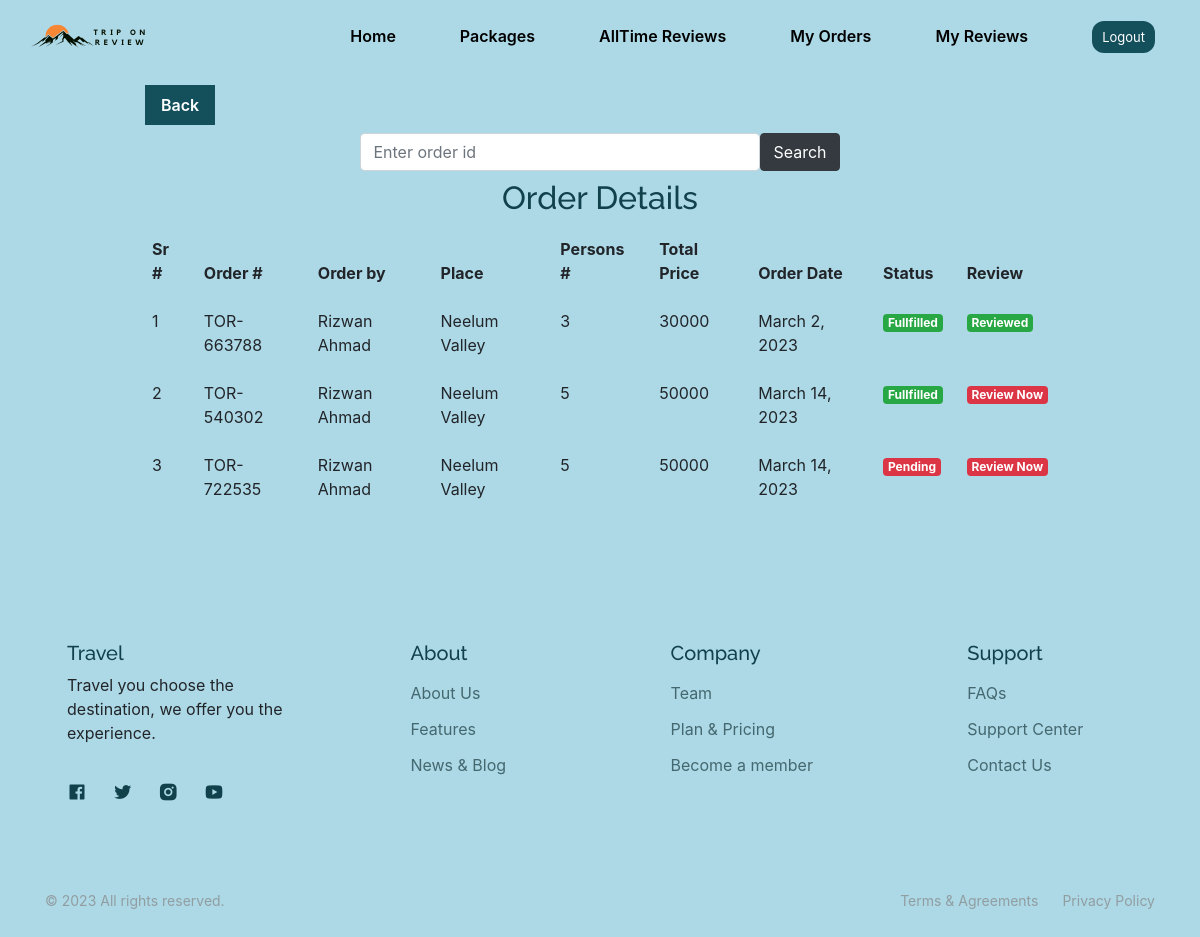
Page /myorders (signed in) on the committed database.
### app/models.py (models this page shows, shortened)
class Order(models.Model):
    usersignup_id = models.ForeignKey(Usersignup, related_name='usersignup_id', on_delete=CASCADE)
    trip_id = models.ForeignKey(Trip, related_name='trip', on_delete=CASCADE)
    order_id = models.CharField(max_length=10)
    name = models.CharField(max_length=100)
    email = models.EmailField()
    contact = models.CharField(max_length=20)
    persons = models.IntegerField()
    message = models.CharField(max_length=250)
    order_date = models.DateField(default=datetime.date.today)
    status = models.BooleanField(default=False)
    review = models.BooleanField(default=False)

class Trip(models.Model):
    company_id = models.ForeignKey(
        Company, related_name='company', on_delete=CASCADE)
    place = models.CharField(max_length=100)
    price = models.IntegerField()
    province = models.ForeignKey(
        Province, related_name='province', on_delete=CASCADE)
    city = models.CharField(max_length=50)
    noofdays = models.IntegerField()
    departuredate = models.DateField()
    createddate = models.DateField(default=datetime.date.today)
    image = models.ImageField(upload_to='tripimage')
    status = models.BooleanField(default=True)

### app/views.py (the view)
# urls.py: path('myorders', views.myorders, name="myorders"),
def myorders(request):
    if request.session.get("user_uuid"):
        user_id = Usersignup.objects.get(pk=request.session.get("user_uuid"))
        string = request.GET.get('search','')
        if string == '':
            orders = Order.objects.filter(usersignup_id=user_id).all()
        else:
            orders = Order.objects.filter(usersignup_id=user_id,order_id__contains=string).all()
        return render(request, 'user/orders.html',{'companynav': True, 'userloged': True, "user": True, 'orders':orders,'search':string})

### app/templates/user/orders.html (shortened to what this page needs)
{% load static %}
<!DOCTYPE html>
    <html lang="en">
    <head>
        <link href="https://cdn.jsdelivr.net/npm/remixicon@2.5.0/fonts/remixicon.css" rel="stylesheet">
        <link rel="stylesheet" href="{% static 'css/swiper-bundle.min.css' %}">
        <link rel="stylesheet" href="{% static 'css/styles.css' %}">
        <link rel="stylesheet" href="https://stackpath.bootstrapcdn.com/bootstrap/4.4.1/css/bootstrap.min.css">
        <link rel="stylesheet" href="https://cdnjs.cloudflare.com/ajax/libs/font-awesome/4.0.3/css/font-awesome.css">
        {% include 'user/nav.html' %}
    </head>
    <body style="background-color:lightblue;">
<div class="container" style="margin-top: 85px;">
    <a class="button" style="cursor: pointer;padding: .5rem 1rem; margin-left: 100px;color:white;" onclick="history.back()">Back</a>
    <form method="GET" class="d-flex justify-content-center  py-2">
        <input class="form-control me-2 w-50 search-bar" type="search" name="search" {% if search  %} value="{{search}}" {% endif %} placeholder="Enter order id" aria-label="Search">
        <button class="btn btn-dark "   type="submit">Search</button>
      </form>
    {% if orders %}
    <center><h2>Order Details</h2></center>
    <div class="d-flex justify-content-center row">
        <div class="col-md-10">
            <div class="rounded">
                <div class="table-responsive table-borderless">
                    <table class="table">
                        <thead>
                            <tr>
                                <th>Sr #</th>
                                <th>Order #</th>
                                <th>Order by</th>
                                <th>Place</th>
                                <th>Persons #</th>
                                <th>Total Price</th>
                                <th>Order Date</th>
                                <th>Status</th>
                                <th>Review</th>
                            </tr>
                        </thead>
                        <tbody class="table-body">
                            {% for order in orders %}
                          <td>{{forloop.counter}}</td>
                          <td>{{order.order_id}}</td>
                          <td>{{order.name}}</td>
                          <td>{{order.trip_id.place}}</td>
                          <td>{{order.persons}}</td>
                          <td>{% widthratio order.trip_id.price 1 order.persons %}</td>
                          <td>{{order.order_date}}</td>
                          {% if order.status %}
                          <td><span class="badge badge-success">Fullfilled</span></td>
                          {% else %}
                          <td><span class="badge badge-danger">Pending</span></td>
                          {% endif %}
                          {% if order.review %}
                          <td><span class="badge badge-success">Reviewed</span></td>
                          {% else %}
                          <td><a href="{% url 'feedback' order.order_id %}" class="badge badge-danger">Review Now</a></td>
                          {% endif %}
                        {% endfor %}
                    </tbody>
                </table>
            </div>
        </div>
    </div>
</div>
{% else %}
<center><h1 style="margin-top:25%;margin-bottom:15%">No Orders</h1></center>
{% endif %}
</div>
            {% include 'user/footer.html' %}

### app/static/css/styles.css (style rules this page uses)
:root { --header-height: 4rem; --hue-color: 190; --first-color: hsl(var(--hue-color), 64%, 22%); --first-color-second: hsl(var(--hue-color), 64%, 22%); --first-color-alt: hsl(var(--hue-color), 64%, 15%); --title-color: hsl(var(--hue-color), 64%, 18%); --text-color: hsl(var(--hue-color), 24%, 35%); --text-color-light: hsl(var(--hue-color), 8%, 60%); --input-color: hsl(var(--hue-color), 24%, 97%); --body-color: hsl(var(--hue-color), 100%, 99%); --white-color: #FFF; --scroll-bar-color: hsl(var(--hue-color), 12%, 90%); --scroll-thumb-color: hsl(var(--hue-color), 12%, 75%); --body-font: 'Open Sans', sans-serif; --title-font: 'Raleway', sans-serif; --biggest-font-size: 2.5rem; --h1-font-size: 1.5rem; --h2-font-size: 1.25rem; --h3-font-size: 1rem; --normal-font-size: .938rem; --small-font-size: .813rem; --smaller-font-size: .75rem; --font-medium: 500; --font-semi-bold: 600; --mb-0-25: .25rem; --mb-0-5: .5rem; --mb-0-75: .75rem; --mb-1: 1rem; --mb-1-25: 1.25rem; --mb-1-5: 1.5rem; --mb-2: 2rem; --mb-2-5: 2.5rem; --z-tooltip: 10; --z-fixed: 100; --img-transition: .3s; --img-hidden: hidden; --img-scale: scale(1.1); }
@media screen and (min-width: 968px) { :root { --biggest-font-size: 4rem; --h1-font-size: 2.25rem; --h2-font-size: 1.75rem; --h3-font-size: 1.25rem; --normal-font-size: 1rem; --small-font-size: .875rem; --smaller-font-size: .813rem; } }
* { box-sizing: border-box; padding: 0; margin: 0; }
html { scroll-behavior: smooth; }
body { margin: var(--header-height) 0 0 0; font-family: var(--body-font); font-size: var(--normal-font-size); background-color: var(--body-color); color: var(--text-color); }
h1, h2, h3 { color: var(--title-color); font-weight: var(--font-semi-bold); font-family: var(--title-font); }
a { text-decoration: none; }
button, input { border: none; font-family: var(--body-font); font-size: var(--normal-font-size); }
button { cursor: pointer; }
input { outline: none; }
.container { max-width: 968px; margin-left: var(--mb-1); margin-right: var(--mb-1); }
.button { display: inline-block; background-color: var(--first-color); color: var(--white-color); padding: 1rem 2rem; font-weight: var(--font-semi-bold); transition: .3s; }
@media screen and (min-width: 768px) { body { margin: 0; } }
@media screen and (min-width: 1024px) { .container { margin-left: auto; margin-right: auto; } }
@media screen and (min-width: 1200px) { .container { max-width: 1024px; } }
@media screen and (min-height: 721px) { body { margin: 0; } }
.search-bar { max-width: 400px; }

### rows in the picture
Order: order_id "TOR-663788", name "Rizwan Ahmad", trip_id.place "Neelum Valley", persons "3", trip_id+persons "30000", order_date "March 2, 2023", status "Fullfilled", review "Reviewed"
Order: order_id "TOR-540302", name "Rizwan Ahmad", trip_id.place "Neelum Valley", persons "5", trip_id+persons "50000", order_date "March 14, 2023", status "Fullfilled", review "Review Now"
Order: order_id "TOR-722535", name "Rizwan Ahmad", trip_id.place "Neelum Valley", persons "5", trip_id+persons "50000", order_date "March 14, 2023", status "Pending", review "Review Now"
